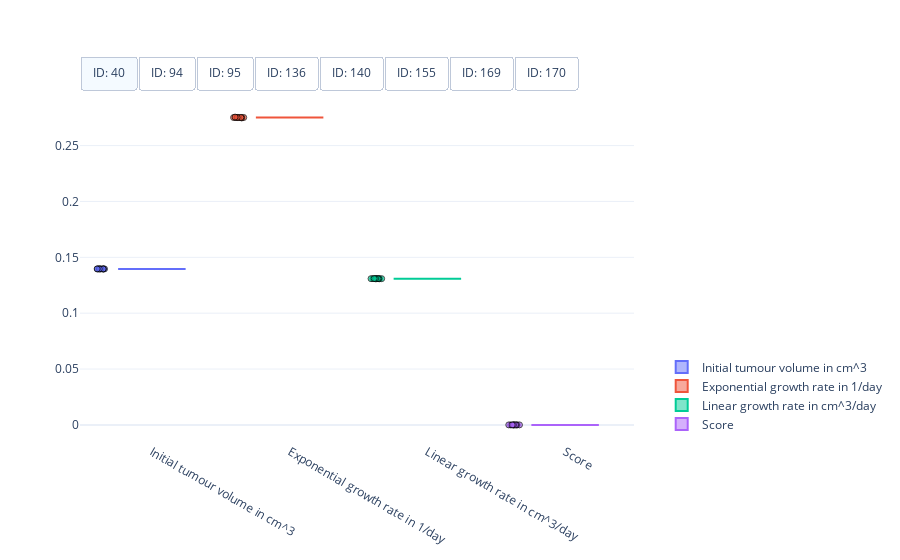

The notebook cell saved with this chart:
### Code cell
#
# Visualisation of the spread of optimised model parameters for multiple runs from different initial points.
#
# This cell needs the above optimised initial parameter from psi_0=(1, 1, 1) and the five runs from a random initial starting point, and their respective objective function scores, as well as the data
# [recovered_parameters_transformed, recovered_parameters_scores, data]
#

import plotly.colors
import plotly.graph_objects as go


# Get mouse ids
mouse_ids = data['#ID'].unique()

# Get number of parameters + score (for visualisation)
n_params = recovered_parameters_transformed.shape[2] + 1

# Define colorscheme
colors = plotly.colors.qualitative.Plotly[:n_params]

# Get optimised parameters
optimised_parameters = recovered_parameters_transformed

# Get optimised parameters
scores = recovered_parameters_scores

# Create figure
fig = go.Figure()

# Box plot of optimised model parameters
for index, id_m in enumerate(mouse_ids):
    # Get optimised parameters
    parameters = optimised_parameters[index, ...]

    # Get scores
    score = scores[index, :]

    # Create box plot of for initial tumour volume
    fig.add_trace(
        go.Box(
            y=parameters[:, 0],  
            name="Initial tumour volume in cm^3",
            boxpoints='all',
            jitter=0.2,
            pointpos=-1.5,
            visible=True if index == 0 else False,
            marker=dict(
                symbol='circle',
                opacity=0.7,
                line=dict(color='black', width=1)),
            marker_color=colors[0],
            line_color=colors[0]))

    # Create box plot of for exponential tumour growth
    fig.add_trace(
        go.Box(
            y=parameters[:, 1],  
            name="Exponential growth rate in 1/day",
            boxpoints='all',
            jitter=0.2,
            pointpos=-1.5,
            visible=True if index == 0 else False,
            marker=dict(
                symbol='circle',
                opacity=0.7,
                line=dict(color='black', width=1)),
            marker_color=colors[1],
            line_color=colors[1]))

    # Create box plot of for linear tumour growth
    fig.add_trace(
        go.Box(
            y=parameters[:, 2],  
            name="Linear growth rate in cm^3/day",
            boxpoints='all',
            jitter=0.2,
            pointpos=-1.5,
            visible=True if index == 0 else False,
            marker=dict(
                symbol='circle',
                opacity=0.7,
                line=dict(color='black', width=1)),
            marker_color=colors[2],
            line_color=colors[2]))
    
    # Create box plot of for objective function score
    fig.add_trace(
        go.Box(
            y=score,  
            name="Score",
            boxpoints='all',
            jitter=0.2,
            pointpos=-1.5,
            visible=True if index == 0 else False,
            marker=dict(
                symbol='circle',
                opacity=0.7,
                line=dict(color='black', width=1)),
            marker_color=colors[3],
            line_color=colors[3]))

# Set figure size
fig.update_layout(
    autosize=True,
    template="plotly_white")

# Add switch between mice
fig.update_layout(
    updatemenus=[
        dict(
            type = "buttons",
            direction = "right",
            buttons=list([
                dict(
                    args=[{"visible": [True]*4 + [False]*(4 * 7)}],
                    label="ID: %d" % mouse_ids[0],
                    method="restyle"
                ),
                dict(
                    args=[{"visible": [False]*4 + [True]*4 + [False]*(4 * 6)}],
                    label="ID: %d" % mouse_ids[1],
                    method="restyle"
                ),
                dict(
                    args=[{"visible": [False]*(4 * 2) + [True]*4 + [False]*(4 * 5)}],
                    label="ID: %d" % mouse_ids[2],
                    method="restyle"
                ),
                dict(
                    args=[{"visible": [False]*(4 * 3) + [True]*4 + [False]*(4 * 4)}],
                    label="ID: %d" % mouse_ids[3],
                    method="restyle"
                ),
                dict(
                    args=[{"visible": [False]*(4 * 4) + [True]*4 + [False]*(4 * 3)}],
                    label="ID: %d" % mouse_ids[4],
                    method="restyle"
                ),
                dict(
                    args=[{"visible": [False]*(4 * 5) + [True]*4 + [False]*(4 * 2)}],
                    label="ID: %d" % mouse_ids[5],
                    method="restyle"
                ),
                dict(
                    args=[{"visible": [False]*(4 * 6) + [True]*4 + [False]* 4}],
                    label="ID: %d" % mouse_ids[6],
                    method="restyle"
                ),
                dict(
                    args=[{"visible": [False]*(4 * 7) + [True]*4}],
                    label="ID: %d" % mouse_ids[7],
                    method="restyle"
                )
            ]),
            pad={"r": 0, "t": -10},
            showactive=True,
            x=0.0,
            xanchor="left",
            y=1.1,
            yanchor="top"
        )
    ]
)

# Position legend
fig.update_layout(legend=dict(
    yanchor="bottom",
    y=0.01,
    xanchor="left",
    x=1.05))

# Show figure
fig.show()

### Figure 1 — Plotly figure (JSON) as saved in the notebook; plotly's stock layout.template omitted (floating-point values rounded to 4 significant figures)
{"data": [{"boxpoints": "all", "jitter": 0.2, "line": {"color": "#636EFA"}, "marker": {"color": "#636EFA", "line": {"color": "black", "width": 1}, "opacity": 0.7, "symbol": "circle"}, "name": "Initial tumour volume in cm^3", "pointpos": -1.5, "type": "box", "visible": true, "y": [0.1396, 0.1396, 0.1396, 0.1396, 0.1396, 0.1396, 0.1395, 0.1396, 0.1396, 0.1396]}, {"boxpoints": "all", "jitter": 0.2, "line": {"color": "#EF553B"}, "marker": {"color": "#EF553B", "line": {"color": "black", "width": 1}, "opacity": 0.7, "symbol": "circle"}, "name": "Exponential growth rate in 1/day", "pointpos": -1.5, "type": "box", "visible": true, "y": [0.2751, 0.2751, 0.2751, 0.2747, 0.2751, 0.2752, 0.2755, 0.2751, 0.2751, 0.2751]}, {"boxpoints": "all", "jitter": 0.2, "line": {"color": "#00CC96"}, "marker": {"color": "#00CC96", "line": {"color": "black", "width": 1}, "opacity": 0.7, "symbol": "circle"}, "name": "Linear growth rate in cm^3/day", "pointpos": -1.5, "type": "box", "visible": true, "y": [0.1309, 0.1309, 0.1309, 0.131, 0.1309, 0.1309, 0.1308, 0.1309, 0.1309, 0.1309]}, {"boxpoints": "all", "jitter": 0.2, "line": {"color": "#AB63FA"}, "marker": {"color": "#AB63FA", "line": {"color": "black", "width": 1}, "opacity": 0.7, "symbol": "circle"}, "name": "Score", "pointpos": -1.5, "type": "box", "visible": true, "y": [1.186e-08, 1.186e-08, 1.186e-08, 4.637e-09, 1.186e-08, 1.206e-08, 3.261e-08, 1.186e-08, 1.186e-08, 1.186e-08]}, {"boxpoints": "all", "jitter": 0.2, "line": {"color": "#636EFA"}, "marker": {"color": "#636EFA", "line": {"color": "black", "width": 1}, "opacity": 0.7, "symbol": "circle"}, "name": "Initial tumour volume in cm^3", "pointpos": -1.5, "type": "box", "visible": false, "y": [0.07467, 0.07471, 0.07467, 0.07474, 0.07467, 0.07467, 0.07467, 0.07467, 0.07467, 0.07467]}, {"boxpoints": "all", "jitter": 0.2, "line": {"color": "#EF553B"}, "marker": {"color": "#EF553B", "line": {"color": "black", "width": 1}, "opacity": 0.7, "symbol": "circle"}, "name": "Exponential growth rate in 1/day", "pointpos": -1.5, "type": "box", "visible": false, "y": [0.1665, 0.1663, 0.1665, 0.1655, 0.1665, 0.1665, 0.1665, 0.1665, 0.1665, 0.1665]}, {"boxpoints": "all", "jitter": 0.2, "line": {"color": "#00CC96"}, "marker": {"color": "#00CC96", "line": {"color": "black", "width": 1}, "opacity": 0.7, "symbol": "circle"}, "name": "Linear growth rate in cm^3/day", "pointpos": -1.5, "type": "box", "visible": false, "y": [0.02035, 0.02035, 0.02035, 0.02038, 0.02035, 0.02035, 0.02035, 0.02035, 0.02035, 0.02035]}, {"boxpoints": "all", "jitter": 0.2, "line": {"color": "#AB63FA"}, "marker": {"color": "#AB63FA", "line": {"color": "black", "width": 1}, "opacity": 0.7, "symbol": "circle"}, "name": "Score", "pointpos": -1.5, "type": "box", "visible": false, "y": [1.437e-28, 1.114e-08, 9.749e-30, 1.367e-08, 2.344e-25, 2.155e-27, 8.685e-30, 1.41e-28, 1.334e-30, 3.633e-30]}, {"boxpoints": "all", "jitter": 0.2, "line": {"color": "#636EFA"}, "marker": {"color": "#636EFA", "line": {"color": "black", "width": 1}, "opacity": 0.7, "symbol": "circle"}, "name": "Initial tumour volume in cm^3", "pointpos": -1.5, "type": "box", "visible": false, "y": [0.2209, 0.2209, 0.2209, 0.2209, 0.2209, 0.2209, 0.2209, 0.2209, 0.2209, 0.2209]}, {"boxpoints": "all", "jitter": 0.2, "line": {"color": "#EF553B"}, "marker": {"color": "#EF553B", "line": {"color": "black", "width": 1}, "opacity": 0.7, "symbol": "circle"}, "name": "Exponential growth rate in 1/day", "pointpos": -1.5, "type": "box", "visible": false, "y": [0.0556, 0.0556, 0.0556, 0.0556, 0.0556, 0.0556, 0.0556, 0.0556, 0.0556, 0.0556]}, {"boxpoints": "all", "jitter": 0.2, "line": {"color": "#00CC96"}, "marker": {"color": "#00CC96", "line": {"color": "black", "width": 1}, "opacity": 0.7, "symbol": "circle"}, "name": "Linear growth rate in cm^3/day", "pointpos": -1.5, "type": "box", "visible": false, "y": [102.9, 104.3, 104.3, 104.3, 104.3, 104.4, 104.9, 103.8, 104.3, 104.2]}, {"boxpoints": "all", "jitter": 0.2, "line": {"color": "#AB63FA"}, "marker": {"color": "#AB63FA", "line": {"color": "black", "width": 1}, "opacity": 0.7, "symbol": "circle"}, "name": "Score", "pointpos": -1.5, "type": "box", "visible": false, "y": [2.059e-09, 1.378e-09, 1.369e-09, 1.386e-09, 1.361e-09, 1.334e-09, 1.129e-09, 1.591e-09, 1.355e-09, 1.431e-09]}, {"boxpoints": "all", "jitter": 0.2, "line": {"color": "#636EFA"}, "marker": {"color": "#636EFA", "line": {"color": "black", "width": 1}, "opacity": 0.7, "symbol": "circle"}, "name": "Initial tumour volume in cm^3", "pointpos": -1.5, "type": "box", "visible": false, "y": [0.149, 0.149, 0.149, 0.149, 0.149, 0.149, 0.149, 0.149, 0.149, 0.149]}, {"boxpoints": "all", "jitter": 0.2, "line": {"color": "#EF553B"}, "marker": {"color": "#EF553B", "line": {"color": "black", "width": 1}, "opacity": 0.7, "symbol": "circle"}, "name": "Exponential growth rate in 1/day", "pointpos": -1.5, "type": "box", "visible": false, "y": [0.05425, 0.05425, 0.05425, 0.05425, 0.05425, 0.05425, 0.05425, 0.05425, 0.05425, 0.05425]}, {"boxpoints": "all", "jitter": 0.2, "line": {"color": "#00CC96"}, "marker": {"color": "#00CC96", "line": {"color": "black", "width": 1}, "opacity": 0.7, "symbol": "circle"}, "name": "Linear growth rate in cm^3/day", "pointpos": -1.5, "type": "box", "visible": false, "y": [0.1291, 0.1291, 0.1291, 0.1291, 0.1291, 0.1291, 0.1291, 0.1291, 0.1291, 0.1291]}, {"boxpoints": "all", "jitter": 0.2, "line": {"color": "#AB63FA"}, "marker": {"color": "#AB63FA", "line": {"color": "black", "width": 1}, "opacity": 0.7, "symbol": "circle"}, "name": "Score", "pointpos": -1.5, "type": "box", "visible": false, "y": [3.814e-08, 3.814e-08, 3.814e-08, 3.814e-08, 3.814e-08, 3.814e-08, 3.814e-08, 3.814e-08, 3.814e-08, 3.814e-08]}, {"boxpoints": "all", "jitter": 0.2, "line": {"color": "#636EFA"}, "marker": {"color": "#636EFA", "line": {"color": "black", "width": 1}, "opacity": 0.7, "symbol": "circle"}, "name": "Initial tumour volume in cm^3", "pointpos": -1.5, "type": "box", "visible": false, "y": [0.08417, 0.08417, 0.08417, 0.08417, 0.08417, 0.08417, 0.08417, 0.08417, 0.08417, 0.08417]}, {"boxpoints": "all", "jitter": 0.2, "line": {"color": "#EF553B"}, "marker": {"color": "#EF553B", "line": {"color": "black", "width": 1}, "opacity": 0.7, "symbol": "circle"}, "name": "Exponential growth rate in 1/day", "pointpos": -1.5, "type": "box", "visible": false, "y": [0.05419, 0.05419, 0.05419, 0.05419, 0.05419, 0.05419, 0.05419, 0.05419, 0.05419, 0.05419]}, {"boxpoints": "all", "jitter": 0.2, "line": {"color": "#00CC96"}, "marker": {"color": "#00CC96", "line": {"color": "black", "width": 1}, "opacity": 0.7, "symbol": "circle"}, "name": "Linear growth rate in cm^3/day", "pointpos": -1.5, "type": "box", "visible": false, "y": [101.4, 101.7, 100.8, 100.6, 100.9, 101.4, 100.4, 100.9, 101.3, 100.7]}, {"boxpoints": "all", "jitter": 0.2, "line": {"color": "#AB63FA"}, "marker": {"color": "#AB63FA", "line": {"color": "black", "width": 1}, "opacity": 0.7, "symbol": "circle"}, "name": "Score", "pointpos": -1.5, "type": "box", "visible": false, "y": [1.582e-09, 1.445e-09, 1.902e-09, 2.023e-09, 1.846e-09, 1.601e-09, 2.143e-09, 1.871e-09, 1.67e-09, 1.993e-09]}, {"boxpoints": "all", "jitter": 0.2, "line": {"color": "#636EFA"}, "marker": {"color": "#636EFA", "line": {"color": "black", "width": 1}, "opacity": 0.7, "symbol": "circle"}, "name": "Initial tumour volume in cm^3", "pointpos": -1.5, "type": "box", "visible": false, "y": [0.1333, 0.1333, 0.1333, 0.1333, 0.1333, 0.1333, 0.1333, 0.1333, 0.1333, 0.1333]}, {"boxpoints": "all", "jitter": 0.2, "line": {"color": "#EF553B"}, "marker": {"color": "#EF553B", "line": {"color": "black", "width": 1}, "opacity": 0.7, "symbol": "circle"}, "name": "Exponential growth rate in 1/day", "pointpos": -1.5, "type": "box", "visible": false, "y": [0.1971, 0.1974, 0.1971, 0.1971, 0.1971, 0.1971, 0.1971, 0.1971, 0.1971, 0.1971]}, {"boxpoints": "all", "jitter": 0.2, "line": {"color": "#00CC96"}, "marker": {"color": "#00CC96", "line": {"color": "black", "width": 1}, "opacity": 0.7, "symbol": "circle"}, "name": "Linear growth rate in cm^3/day", "pointpos": -1.5, "type": "box", "visible": false, "y": [0.1085, 0.1085, 0.1085, 0.1085, 0.1085, 0.1085, 0.1085, 0.1085, 0.1085, 0.1085]}, {"boxpoints": "all", "jitter": 0.2, "line": {"color": "#AB63FA"}, "marker": {"color": "#AB63FA", "line": {"color": "black", "width": 1}, "opacity": 0.7, "symbol": "circle"}, "name": "Score", "pointpos": -1.5, "type": "box", "visible": false, "y": [1.064e-08, 1.603e-27, 1.064e-08, 1.064e-08, 1.064e-08, 1.064e-08, 1.064e-08, 1.064e-08, 1.064e-08, 1.064e-08]}, {"boxpoints": "all", "jitter": 0.2, "line": {"color": "#636EFA"}, "marker": {"color": "#636EFA", "line": {"color": "black", "width": 1}, "opacity": 0.7, "symbol": "circle"}, "name": "Initial tumour volume in cm^3", "pointpos": -1.5, "type": "box", "visible": false, "y": [0.1238, 0.1238, 0.1238, 0.1238, 0.1238, 0.1238, 0.1238, 0.1238, 0.1238, 0.1238]}, {"boxpoints": "all", "jitter": 0.2, "line": {"color": "#EF553B"}, "marker": {"color": "#EF553B", "line": {"color": "black", "width": 1}, "opacity": 0.7, "symbol": "circle"}, "name": "Exponential growth rate in 1/day", "pointpos": -1.5, "type": "box", "visible": false, "y": [0.04303, 0.04305, 0.04303, 0.04303, 0.04303, 0.04303, 0.04303, 0.04303, 0.04303, 0.04303]}, {"boxpoints": "all", "jitter": 0.2, "line": {"color": "#00CC96"}, "marker": {"color": "#00CC96", "line": {"color": "black", "width": 1}, "opacity": 0.7, "symbol": "circle"}, "name": "Linear growth rate in cm^3/day", "pointpos": -1.5, "type": "box", "visible": false, "y": [0.073, 0.07301, 0.073, 0.073, 0.073, 0.073, 0.073, 0.073, 0.073, 0.073]}, {"boxpoints": "all", "jitter": 0.2, "line": {"color": "#AB63FA"}, "marker": {"color": "#AB63FA", "line": {"color": "black", "width": 1}, "opacity": 0.7, "symbol": "circle"}, "name": "Score", "pointpos": -1.5, "type": "box", "visible": false, "y": [3.915e-24, 1.042e-08, 3.912e-24, 3.914e-24, 3.494e-24, 9.637e-26, 3.203e-25, 4.004e-24, 3.92e-24, 2.348e-24]}, {"boxpoints": "all", "jitter": 0.2, "line": {"color": "#636EFA"}, "marker": {"color": "#636EFA", "line": {"color": "black", "width": 1}, "opacity": 0.7, "symbol": "circle"}, "name": "Initial tumour volume in cm^3", "pointpos": -1.5, "type": "box", "visible": false, "y": [0.08705, 0.08705, 0.08705, 0.08705, 0.08705, 0.08705, 0.08705, 0.08705, 0.08705, 0.08705]}, {"boxpoints": "all", "jitter": 0.2, "line": {"color": "#EF553B"}, "marker": {"color": "#EF553B", "line": {"color": "black", "width": 1}, "opacity": 0.7, "symbol": "circle"}, "name": "Exponential growth rate in 1/day", "pointpos": -1.5, "type": "box", "visible": false, "y": [0.03617, 0.03617, 0.03617, 0.03617, 0.03617, 0.03617, 0.03617, 0.03617, 0.03617, 0.03617]}, {"boxpoints": "all", "jitter": 0.2, "line": {"color": "#00CC96"}, "marker": {"color": "#00CC96", "line": {"color": "black", "width": 1}, "opacity": 0.7, "symbol": "circle"}, "name": "Linear growth rate in cm^3/day", "pointpos": -1.5, "type": "box", "visible": false, "y": [0.1933, 0.1933, 0.1933, 0.1933, 0.1933, 0.1933, 0.1933, 0.1933, 0.1933, 0.1933]}, {"boxpoints": "all", "jitter": 0.2, "line": {"color": "#AB63FA"}, "marker": {"color": "#AB63FA", "line": {"color": "black", "width": 1}, "opacity": 0.7, "symbol": "circle"}, "name": "Score", "pointpos": -1.5, "type": "box", "visible": false, "y": [2.823e-29, 3.9e-29, 1.488e-29, 1.567e-30, 3.965e-30, 2.889e-29, 5.988e-30, 8.632e-29, 1.6e-30, 4.184e-30]}], "layout": {"autosize": true, "legend": {"x": 1.05, "xanchor": "left", "y": 0.01, "yanchor": "bottom"}, "updatemenus": [{"buttons": [{"args": [{"visible": [true, true, true, true, false, false, false, false, false, false, false, false, false, false, false, false, false, false, false, false, false, false, false, false, false, false, false, false, false, false, false, false]}], "label": "ID: 40", "method": "restyle"}, {"args": [{"visible": [false, false, false, false, true, true, true, true, false, false, false, false, false, false, false, false, false, false, false, false, false, false, false, false, false, false, false, false, false, false, false, false]}], "label": "ID: 94", "method": "restyle"}, {"args": [{"visible": [false, false, false, false, false, false, false, false, true, true, true, true, false, false, false, false, false, false, false, false, false, false, false, false, false, false, false, false, false, false, false, false]}], "label": "ID: 95", "method": "restyle"}, {"args": [{"visible": [false, false, false, false, false, false, false, false, false, false, false, false, true, true, true, true, false, false, false, false, false, false, false, false, false, false, false, false, false, false, false, false]}], "label": "ID: 136", "method": "restyle"}, {"args": [{"visible": [false, false, false, false, false, false, false, false, false, false, false, false, false, false, false, false, true, true, true, true, false, false, false, false, false, false, false, false, false, false, false, false]}], "label": "ID: 140", "method": "restyle"}, {"args": [{"visible": [false, false, false, false, false, false, false, false, false, false, false, false, false, false, false, false, false, false, false, false, true, true, true, true, false, false, false, false, false, false, false, false]}], "label": "ID: 155", "method": "restyle"}, {"args": [{"visible": [false, false, false, false, false, false, false, false, false, false, false, false, false, false, false, false, false, false, false, false, false, false, false, false, true, true, true, true, false, false, false, false]}], "label": "ID: 169", "method": "restyle"}, {"args": [{"visible": [false, false, false, false, false, false, false, false, false, false, false, false, false, false, false, false, false, false, false, false, false, false, false, false, false, false, false, false, true, true, true, true]}], "label": "ID: 170", "method": "restyle"}], "direction": "right", "pad": {"r": 0, "t": -10}, "showactive": true, "type": "buttons", "x": 0, "xanchor": "left", "y": 1.1, "yanchor": "top"}]}}
